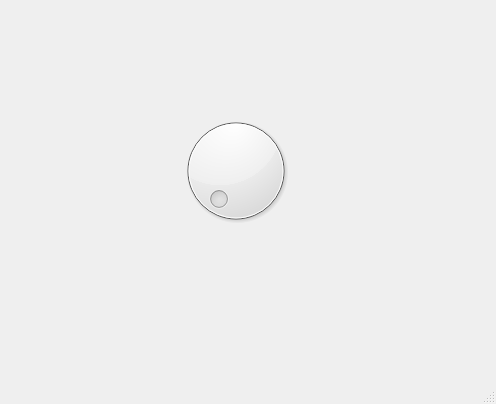
<?xml version="1.0" encoding="UTF-8"?>
<ui version="4.0">
 <class>MainWindow</class>
 <widget class="QMainWindow" name="MainWindow">
  <property name="geometry">
   <rect>
    <x>0</x>
    <y>0</y>
    <width>496</width>
    <height>404</height>
   </rect>
  </property>
  <property name="windowTitle">
   <string>MainWindow</string>
  </property>
  <widget class="QWidget" name="centralwidget">
   <widget class="QDial" name="SizeDial">
    <property name="geometry">
     <rect>
      <x>170</x>
      <y>110</y>
      <width>131</width>
      <height>121</height>
     </rect>
    </property>
   </widget>
  </widget>
  <widget class="QMenuBar" name="menubar">
   <property name="geometry">
    <rect>
     <x>0</x>
     <y>0</y>
     <width>496</width>
     <height>26</height>
    </rect>
   </property>
  </widget>
  <widget class="QStatusBar" name="statusbar"/>
 </widget>
 <resources/>
 <connections/>
</ui>
